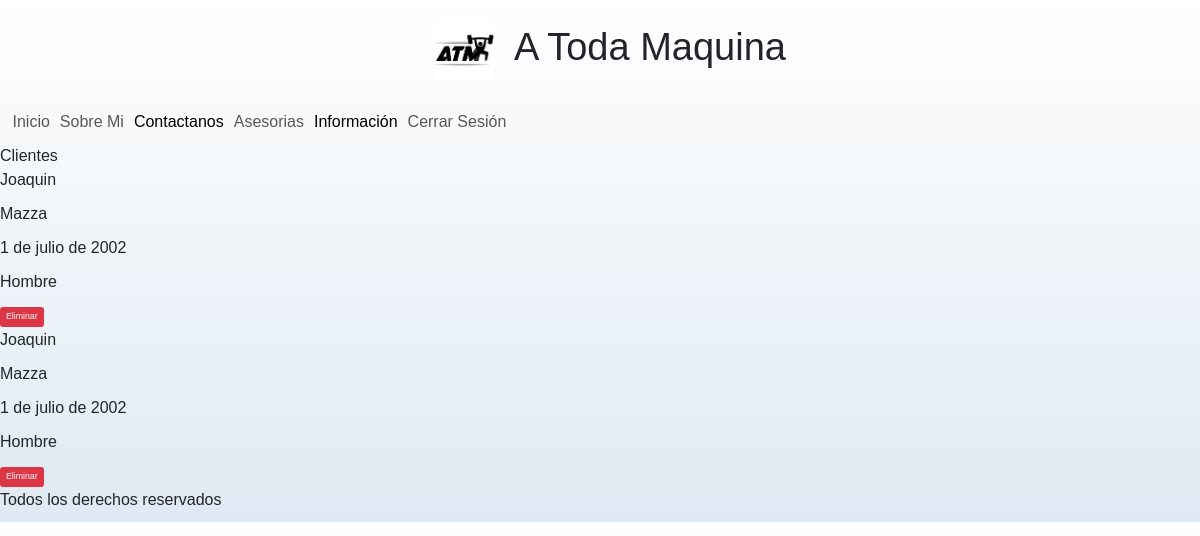
The page /cliente/ (signed in) on the database as committed earlier.
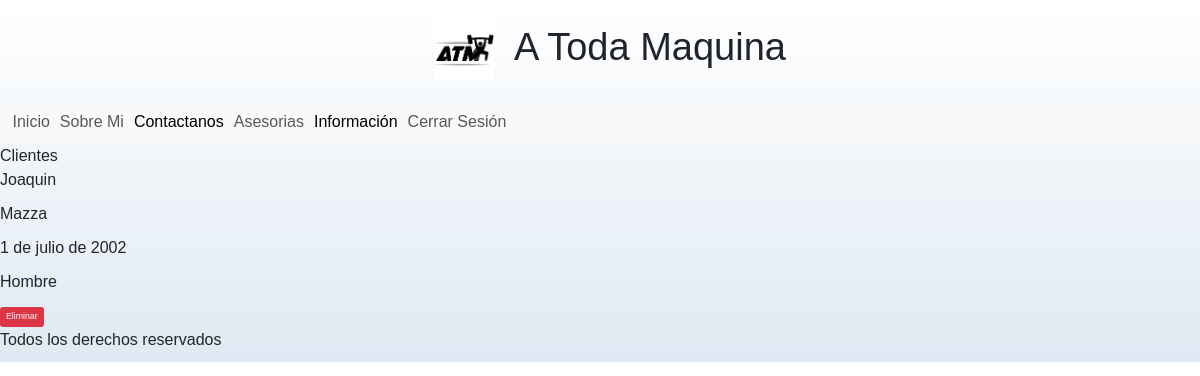
The same page on the database as committed later.
### apps/cliente/models.py (models this page shows, shortened)
class Cliente(models.Model):
    nombre = models.CharField(max_length=50)
    apellido = models.CharField(max_length=50)
    nacimiento = models.DateField(null=True)
    sexo_id = models.ForeignKey(Sexo, on_delete=models.SET_NULL, null=True)

class Sexo(models.Model):
    nombre = models.CharField(max_length=50)
    def __str__(self):
        return self.nombre

### apps/cliente/views.py (the view)
# urls.py: path("", views.home, name="home"),
@staff_member_required
def home(request):
    clientes_registros = Cliente.objects.all()
    contexto = {"clientes": clientes_registros}
    return render(request, "cliente/index.html", contexto)

### apps/cliente/templates/cliente/index.html
{% extends 'Home/base.html' %}
    {% block INDEX_TITULO %} Clientes {% endblock INDEX_TITULO %}
    {% block INDEX_CONTENIDO %}
        {% for cliente in clientes %}
            <p>{{ cliente.nombre }}</p>
            <p>{{ cliente.apellido }}</p>
            <p>{{ cliente.nacimiento }}</p>
            <p>{{ cliente.sexo_id }}</p>
            <a href="{% url 'cliente:cliente_delete' cliente.id %}" class="btn btn-danger  btn-sm">
                Eliminar</a>
        {% endfor %}
    {% endblock INDEX_CONTENIDO %}

Rows that differ between the two databases and show on the page:
removed Cliente: nombre "Joaquin", apellido "Mazza", nacimiento "1 de julio de 2002", sexo_id "Hombre"
